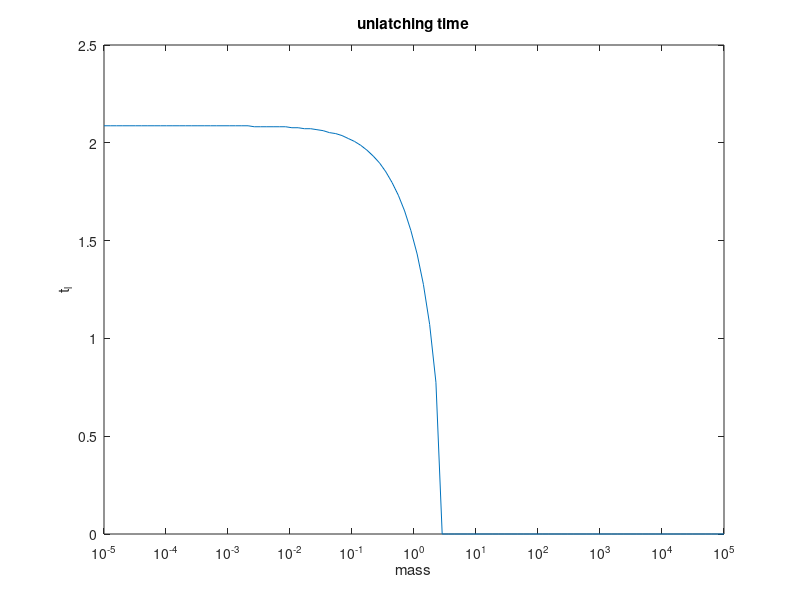
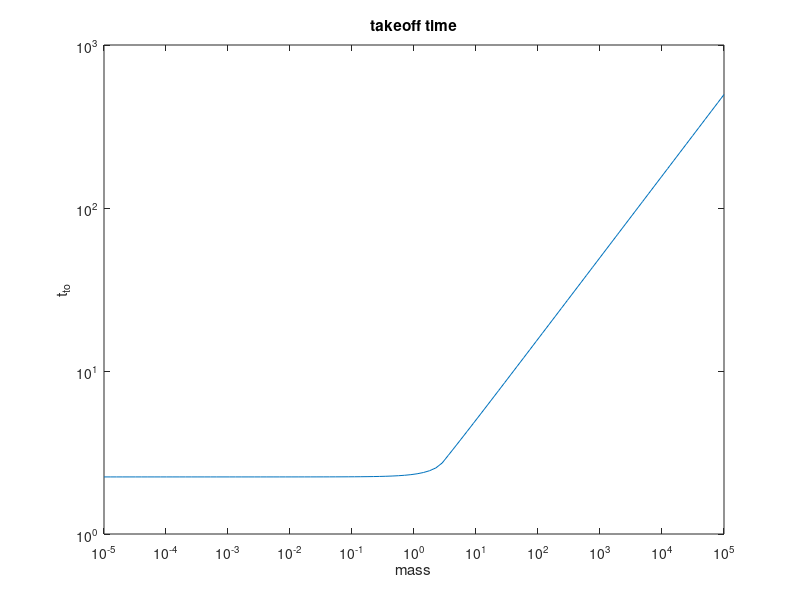
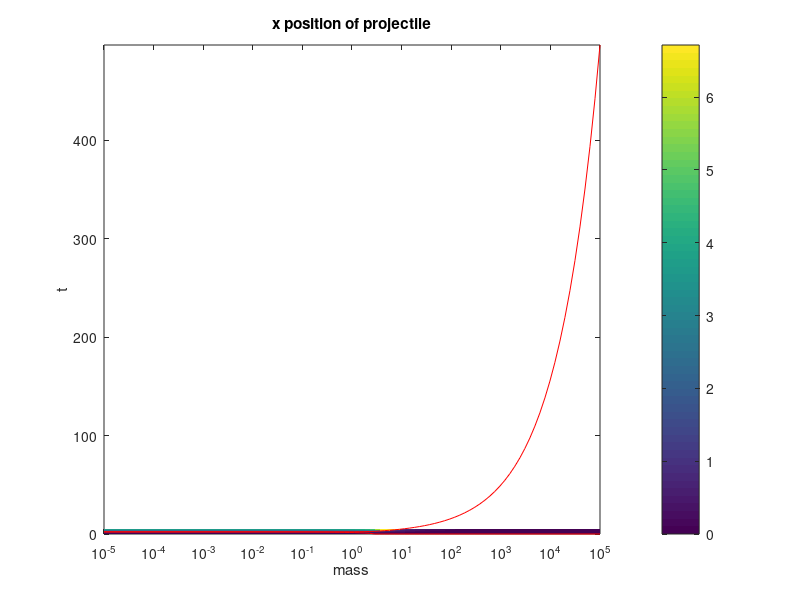
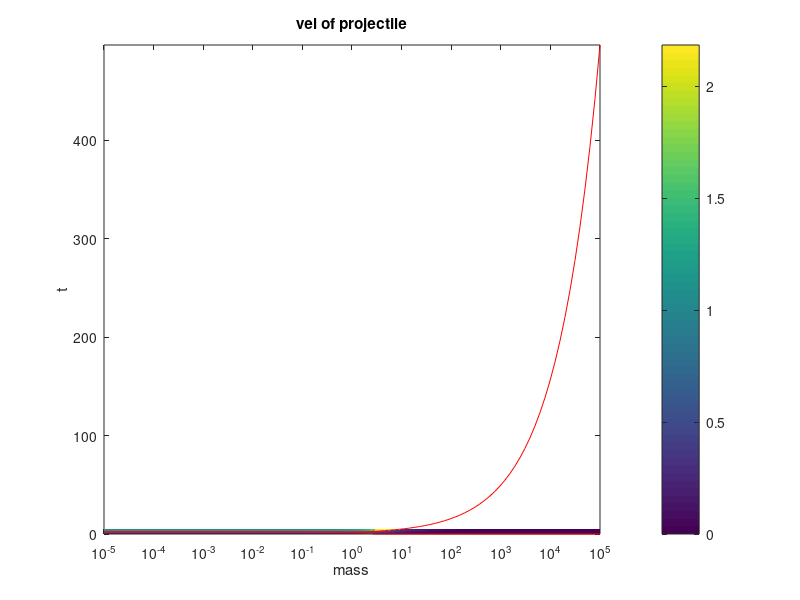

Here is the MATLAB script that generated these plots, in order:
clearvars;
close all;

plot_y = false;
plot_x = false;
plot_tl = true;
plot_vto = false;
plot_tto = true;
plot_xl = true;
plot_vl = true;
plot_al = true;

%% Load all parameters from a file
p = load('params');

%% y (horizontal) position of latch, wrt time
y = min(p.v0 * p.t + 0.5 * p.F_l / p.m_l * (p.t.^2), p.R - eps);
y_dot = p.v0 + p.F_l / p.m_l * p.t;
y_ddot = p.F_l / p.m_l;

if plot_y
    figure(1);
    hold on;
    plot(p.t, y, 'b');
    plot(p.t, y_dot, 'r');
    plot(p.t, y_ddot, 'g');
    title('y (horiz) kinematics of latch')
    xlabel('t');
    ylabel('pos (b), vel (r), acc (g)');
end

%% x position of projectile while in contact w/latch
x = p.R * (1 - sqrt(1 - (y / p.R).^2));

if plot_x
    figure(2);
    hold on;
    plot(p.t, x, 'b');
    title('x kinematics of projectile in contact w/latch')
    xlabel('t');
    ylabel('pos (b), vel (r), acc (g)');
end

% v of projectile while in contact w/latch
v = y .* y_dot ./ (p.R * sqrt(1 - (y / p.R).^2));

if plot_x
    plot(p.t, v, 'r');
end

% a of projectile while in contact w/latch
a = 1 ./ (p.R * sqrt(1 - (y / p.R).^2)) .* (y_dot.^2 + y .* y_ddot + y.^2 .* y_dot.^2 ./ (p.R^2 - y.^2));

if plot_x
%     plot(p.t, a, 'g');
end

%% calculates t_l, time of latch release
% do this for all masses (this is ok since previous expressions don't
% depend on mass)
[q, num_times] = size(p.t);
[q, num_mass] = size(p.m);
t_l_index = 1 * ones(1, num_mass);
min_val = inf * ones(1, num_mass);

% find the roots of the function that finds t_l
for m=1:num_mass
    for i=1:num_times
        cur_val = abs((p.m(m) + p.m_spr/3) .* a(i) + x(i) - 1);
        if(cur_val < min_val(m))
            t_l_index(m) = max(1, i - 1);
            min_val(m) = cur_val;
        end
    end
end

% change those into times
% if a root wasn't found, it'll default to t_l = 0

t_l = p.t(t_l_index);

if plot_tl
    figure(3);
    plot(p.m, t_l);
    set(gca,'XScale', 'log');
    title('unlatching time')
    xlabel('mass');
    ylabel('t_l');
end

%% calculate v_to: velocity when projectile loses contact with spring
xl = x(t_l_index);
vl = v(t_l_index);
v_to = sqrt(vl.^2 + 1 ./ (p.m + p.m_spr / 3) .* (1 - xl).^2);

if plot_vto
    figure(4);
    plot(p.m, v_to);
    set(gca,'XScale', 'log');
    set(gca,'YScale', 'log');
    title('takeoff velocity')
    xlabel('mass');
    ylabel('v_{to}');
end

%% position after latch release
x_r = (ones(1, num_times))' * (1 * ones(1, num_mass));
v_r = x_r;
a_r = x_r;
t_to = ones(1, num_mass);

for i=1:num_mass
    m = p.m(i);
    m_sqrt = sqrt(m + p.m_spr / 3);
    
    phi = atan(m_sqrt * vl(i) / (1 - xl(i))) - (t_l(i)) ./ m_sqrt;
    x_r(:, i) = 1 - (v_to(i) * m_sqrt * cos(p.t / m_sqrt + phi));
    v_r(:, i) = v_to(i) * sin(p.t / m_sqrt + phi);
    a_r(:, i) = v_to(i) / m_sqrt * cos(p.t / m_sqrt + phi);
    
    t_to(i) = m_sqrt * (pi / 2 - phi);
end

if plot_tto
    figure(5);
    plot(p.m, t_to);
    set(gca,'XScale', 'log');
    set(gca,'YScale', 'log');
    title('takeoff time')
    xlabel('mass');
    ylabel('t_{to}');
end

x_l = x' * ones(1, num_mass);
v_l = v' * ones(1, num_mass);
a_l = a' * ones(1, num_mass);

for m=1:num_mass
    for t=1:num_times
        if p.t(t) >= t_l(m)
            x_l(t, m) = 0;
            v_l(t, m) = 0;
            a_l(t, m) = 0;
        end
    end
end

t_to_index = ones(1, num_mass);
for m=1:num_mass
    min_diff = abs(t_to(m) - p.t(1));
    for t=2:num_times
        curr_diff = abs(t_to(m) - p.t(t));
        if curr_diff < min_diff
            t_to_index(m) = t;
            min_diff = curr_diff;
        end
    end
end

xto = x(t_to_index);
vto = v(t_to_index);

for m=1:num_mass
    for t=1:num_times
        if p.t(t) < t_l(m)
            x_r(t, m) = 0;
            v_r(t, m) = 0;
            a_r(t, m) = 0;
        end
        if p.t(t) > t_to(m)
            x_r(t, m) = xto(m) + vto(m) * (p.t(t) - t_to(m));
            v_r(t, m) = vto(m);
            a_r(t, m) = 0;
        end
    end
end

if plot_xl
    figure(6);
    xr_plot = pcolor(p.m, p.t, x_l + x_r);
    set(gca,'XScale', 'log');
    set(xr_plot, 'EdgeColor', 'none');
    colorbar;
    title('x position of projectile')
    xlabel('mass');
    ylabel('t');
    hold on;
    plot(p.m, t_l, 'r');
    plot(p.m, t_to, 'r');
end

if plot_vl
    figure(7);
    vr_plot = pcolor(p.m, p.t, v_l + v_r);
    set(gca,'XScale', 'log');
    set(vr_plot, 'EdgeColor', 'none');
    colorbar;
    title('vel of projectile')
    xlabel('mass');
    ylabel('t');
    hold on;
    plot(p.m, t_l, 'r');
    plot(p.m, t_to, 'r');
end

if plot_al
    figure(8);
    ar_plot = pcolor(p.m, p.t, a_l + a_r);
    set(gca,'XScale', 'log');
    set(ar_plot, 'EdgeColor', 'none');
    colorbar;
    title('accel of projectile')
    xlabel('mass');
    ylabel('t');
    hold on;
    plot(p.m, t_l, 'r');
    plot(p.m, t_to, 'r');
end

